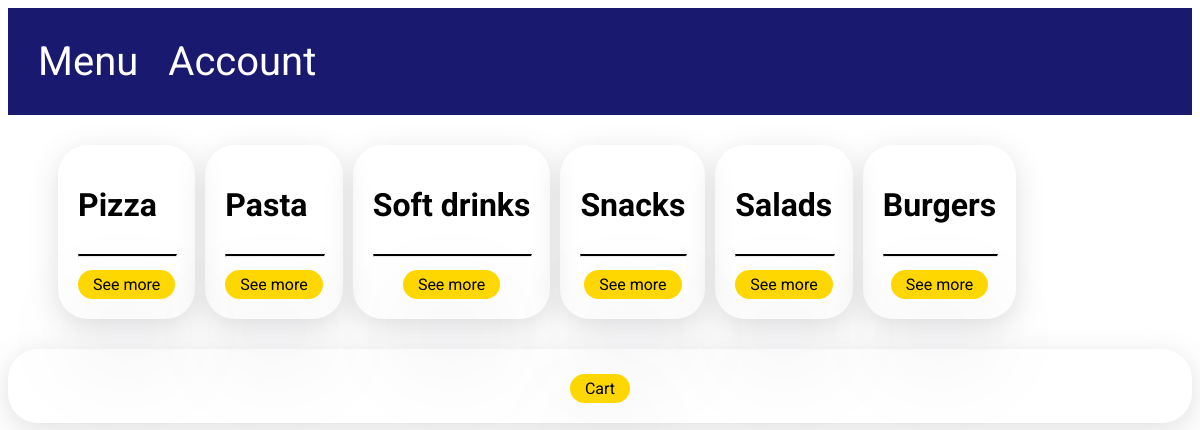
The page /menu on the database its author committed.
### tables this page shows
CREATE TABLE "category" (
	"id"	INTEGER NOT NULL UNIQUE,
	"category_name"	TEXT NOT NULL UNIQUE,
	PRIMARY KEY("id" AUTOINCREMENT)
);

### app.py (the view)
@app.route('/menu', methods=['GET'])
def menu():
    with SQLiteDB("dish.db") as db:
        categories = db.select_from("category", ["*"])
        return render_template("menu.html", categories=categories)

### functions.py (called while the page is built)
def dict_factory(cursor, row):
    d = {}
    for idx, col in enumerate(cursor.description):
        d[col[0]] = row[idx]
    return d

    def __enter__(self):
        return self

    def __exit__(self, exc_type, exc_val, exc_tb):
        self.con.commit()
        self.con.close()

    def sql_query(self, query: str):
        answer = self.cur.execute(query)
        return answer.fetchall()

    def select_from(self, table_name: str, columns: list, where: dict = None,
                    join_table: str = None, join_columns: tuple = None):
        columns = ", ".join(columns)
        query = f"SELECT {columns} FROM {table_name}"
        if join_table:
            join_table = f" JOIN {join_table} on {join_table}.{join_columns[0]} = {table_name}.{join_columns[1]}"
            query += join_table
        if where:
            where = " WHERE " + " AND ".join([f"{key} = '{value}'" for key, value in where.items()])
            query += where
        return self.sql_query(query)

### templates/menu.html
{% extends 'base.html' %}
{% block content %}
    <div class="container user_addresses">
        {% for category in categories %}
            <div class="content-holder menu">
                <h1>{{ category.category_name }}</h1>
                <hr class="line">
                <a href="/menu/{{ category.category_name }}"> See more </a>
            </div>
        {% endfor %}
    </div>
    <div class="content-holder menu">
        <a href="/cart"> Cart</a>
    </div>
{% endblock %}

### static/css/style.css (style rules this page uses)
body { font-family: 'Roboto', sans-serif; }
.container { padding: 30px 50px 30px 50px; }
.content-holder { display: flex; flex-direction: column; border-radius: 30px; padding: 20px; box-shadow: rgba(100, 100, 111, 0.2) 0px 7px 29px 0px; }
.line { border-top: 2px solid black; width: 100% }
.user_addresses { display: flex; align-items: center; gap: 10px; }
.menu a { color: black; width: fit-content; align-self: center; background-color: gold; padding: 5px 15px 5px 15px; margin-top: 5px; text-decoration: none; border-radius: 45px; box-shadow: rgba(17, 12, 46, 0.15) 0px 48px 100px 0px; }

### rows shown on the page
category: category_name "Pizza"
category: category_name "Pasta"
category: category_name "Soft drinks"
category: category_name "Snacks"
category: category_name "Salads"
category: category_name "Burgers"
